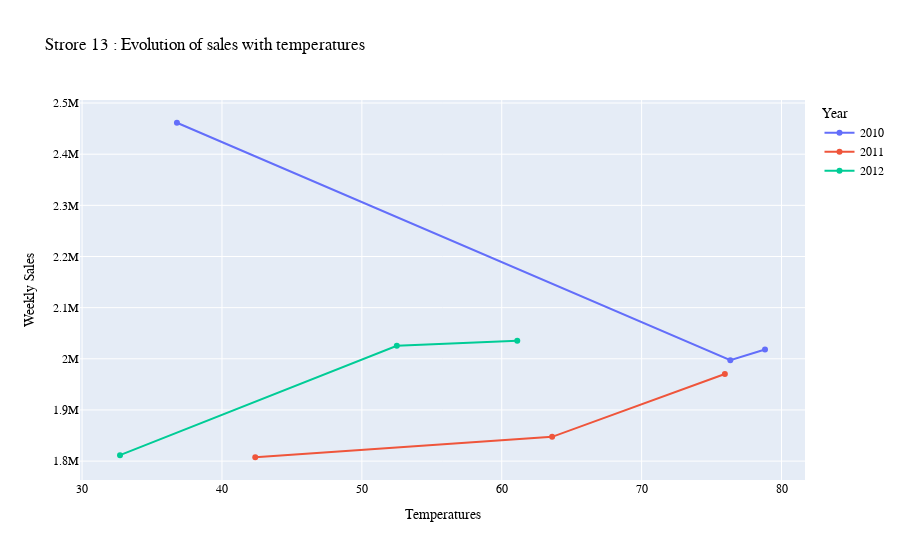

Source (notebook cell):
### Code cell
# Create figure
fig = go.Figure()

fig.add_trace(
    go.Scatter(
        x=data_temp.loc[data_temp['Year']==2010]['Temperature'],
        y=data_temp.loc[data_temp['Year']==2010]['Weekly_Sales'],
        name='2010'
                ))

fig.add_trace(
    go.Scatter(
        x=data_temp.loc[data_temp['Year']==2011]['Temperature'],
        y=data_temp.loc[data_temp['Year']==2011]['Weekly_Sales'],
        name='2011'
                ))

fig.add_trace(
    go.Scatter(
        x=data_temp.loc[data_temp['Year']==2012]['Temperature'],
        y=data_temp.loc[data_temp['Year']==2012]['Weekly_Sales'],
        name='2012'
                )) 

fig.update_layout(
    title="Strore 13 : Evolution of sales with temperatures ",
    xaxis_title="Temperatures",
    yaxis_title="Weekly Sales",
    legend_title="Year",
    font=dict(
        family="Courier New, monospace",
        size=12,
        color="black"
    )
)

fig.show()

### Figure 1 — Plotly figure (JSON) as saved in the notebook; plotly's stock layout.template omitted (floating-point values rounded to 4 significant figures)
{"data": [{"name": "2010", "type": "scatter", "x": [36.78, 76.34, 78.82], "y": [2461000.0, 1997000.0, 2018000.0]}, {"name": "2011", "type": "scatter", "x": [42.38, 63.6, 75.95], "y": [1808000.0, 1847000.0, 1970000.0]}, {"name": "2012", "type": "scatter", "x": [32.71, 52.5, 61.11], "y": [1812000.0, 2026000.0, 2035000.0]}], "layout": {"font": {"color": "black", "family": "Courier New, monospace", "size": 12}, "legend": {"title": {"text": "Year"}}, "title": {"text": "Strore 13 : Evolution of sales with temperatures "}, "xaxis": {"title": {"text": "Temperatures"}}, "yaxis": {"title": {"text": "Weekly Sales"}}}}
